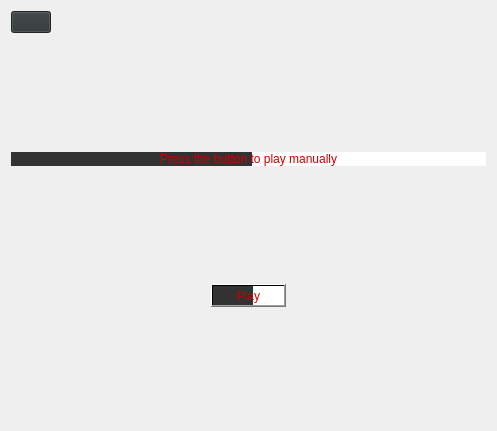
<?xml version="1.0" encoding="UTF-8"?>
<ui version="4.0">
 <class>Manualpage</class>
 <widget class="QWidget" name="Manualpage">
  <property name="geometry">
   <rect>
    <x>0</x>
    <y>0</y>
    <width>497</width>
    <height>431</height>
   </rect>
  </property>
  <property name="windowTitle">
   <string>Form</string>
  </property>
  <layout class="QGridLayout" name="gridLayout_2">
   <item row="0" column="0">
    <layout class="QVBoxLayout" name="verticalLayout">
     <item>
      <layout class="QHBoxLayout" name="horizontalLayout">
       <item>
        <widget class="QPushButton" name="Homebutton">
         <property name="styleSheet">
          <string notr="true">background-color: rgb(46, 52, 54);</string>
         </property>
         <property name="text">
          <string/>
         </property>
         <property name="iconSize">
          <size>
           <width>10</width>
           <height>10</height>
          </size>
         </property>
        </widget>
       </item>
       <item>
        <spacer name="horizontalSpacer">
         <property name="orientation">
          <enum>Qt::Horizontal</enum>
         </property>
         <property name="sizeHint" stdset="0">
          <size>
           <width>288</width>
           <height>20</height>
          </size>
         </property>
        </spacer>
       </item>
      </layout>
     </item>
     <item>
      <spacer name="verticalSpacer">
       <property name="orientation">
        <enum>Qt::Vertical</enum>
       </property>
       <property name="sizeHint" stdset="0">
        <size>
         <width>20</width>
         <height>40</height>
        </size>
       </property>
      </spacer>
     </item>
     <item>
      <widget class="QLabel" name="label">
       <property name="styleSheet">
        <string notr="true">font: 40 italic 20pt &quot;DejaVu Sans&quot;;
background-color: qlineargradient(spread:pad, x1:0.469541, y1:0.5, x2:0.508, y2:0.5, stop:0.972973 rgba(50, 50, 50, 255), stop:1 rgba(255, 255, 255, 255));
color: rgb(204, 0, 0);</string>
       </property>
       <property name="text">
        <string>Press the button to play manually</string>
       </property>
       <property name="alignment">
        <set>Qt::AlignCenter</set>
       </property>
      </widget>
     </item>
     <item>
      <spacer name="verticalSpacer_2">
       <property name="orientation">
        <enum>Qt::Vertical</enum>
       </property>
       <property name="sizeHint" stdset="0">
        <size>
         <width>20</width>
         <height>40</height>
        </size>
       </property>
      </spacer>
     </item>
     <item>
      <layout class="QGridLayout" name="gridLayout">
       <item row="0" column="1">
        <widget class="QPushButton" name="pushButton">
         <property name="styleSheet">
          <string notr="true">font: 40 italic 20pt &quot;DejaVu Sans&quot;;
background-color: qlineargradient(spread:pad, x1:0.469541, y1:0.5, x2:0.56, y2:0.5, stop:0.972973 rgba(50, 50, 50, 255), stop:1 rgba(255, 255, 255, 255));
color: rgb(204, 0, 0);</string>
         </property>
         <property name="text">
          <string>Play</string>
         </property>
        </widget>
       </item>
       <item row="0" column="0">
        <spacer name="horizontalSpacer_2">
         <property name="orientation">
          <enum>Qt::Horizontal</enum>
         </property>
         <property name="sizeType">
          <enum>QSizePolicy::Expanding</enum>
         </property>
         <property name="sizeHint" stdset="0">
          <size>
           <width>40</width>
           <height>20</height>
          </size>
         </property>
        </spacer>
       </item>
       <item row="0" column="2">
        <spacer name="horizontalSpacer_3">
         <property name="orientation">
          <enum>Qt::Horizontal</enum>
         </property>
         <property name="sizeType">
          <enum>QSizePolicy::Expanding</enum>
         </property>
         <property name="sizeHint" stdset="0">
          <size>
           <width>40</width>
           <height>20</height>
          </size>
         </property>
        </spacer>
       </item>
      </layout>
     </item>
     <item>
      <spacer name="verticalSpacer_3">
       <property name="orientation">
        <enum>Qt::Vertical</enum>
       </property>
       <property name="sizeHint" stdset="0">
        <size>
         <width>20</width>
         <height>40</height>
        </size>
       </property>
      </spacer>
     </item>
    </layout>
   </item>
  </layout>
 </widget>
 <resources/>
 <connections/>
</ui>
